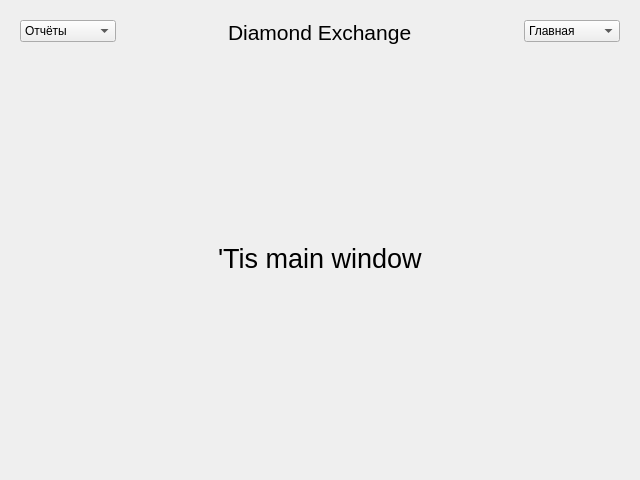
<?xml version="1.0" encoding="UTF-8"?>
<ui version="4.0">
 <class>MainWindow</class>
 <widget class="QWidget" name="MainWindow">
  <property name="geometry">
   <rect>
    <x>0</x>
    <y>0</y>
    <width>640</width>
    <height>480</height>
   </rect>
  </property>
  <property name="windowTitle">
   <string>Form</string>
  </property>
  <layout class="QGridLayout" name="gridLayout_2">
   <item row="0" column="0">
    <widget class="QStackedWidget" name="menus">
     <widget class="QWidget" name="Main">
      <layout class="QGridLayout" name="gridLayout">
       <item row="0" column="1" alignment="Qt::AlignHCenter|Qt::AlignTop">
        <widget class="QLabel" name="label_2">
         <property name="text">
          <string>&lt;html&gt;&lt;head/&gt;&lt;body&gt;&lt;p&gt;&lt;span style=&quot; font-size:16pt;&quot;&gt;Diamond Exchange&lt;/span&gt;&lt;/p&gt;&lt;/body&gt;&lt;/html&gt;</string>
         </property>
        </widget>
       </item>
       <item row="0" column="2" alignment="Qt::AlignRight|Qt::AlignTop">
        <widget class="QComboBox" name="comboBoxPages">
         <item>
          <property name="text">
           <string>Главная</string>
          </property>
         </item>
         <item>
          <property name="text">
           <string>Something1</string>
          </property>
         </item>
         <item>
          <property name="text">
           <string>Something2</string>
          </property>
         </item>
         <item>
          <property name="text">
           <string>Something3</string>
          </property>
         </item>
        </widget>
       </item>
       <item row="0" column="0" alignment="Qt::AlignLeft|Qt::AlignTop">
        <widget class="QComboBox" name="comboBoxReports">
         <item>
          <property name="text">
           <string>Отчёты</string>
          </property>
         </item>
         <item>
          <property name="text">
           <string>Something1</string>
          </property>
         </item>
         <item>
          <property name="text">
           <string>Something2</string>
          </property>
         </item>
        </widget>
       </item>
       <item row="1" column="1" alignment="Qt::AlignHCenter|Qt::AlignTop">
        <widget class="QLabel" name="label">
         <property name="text">
          <string>&lt;html&gt;&lt;head/&gt;&lt;body&gt;&lt;p&gt;&lt;span style=&quot; font-size:20pt;&quot;&gt;'Tis main window&lt;/span&gt;&lt;/p&gt;&lt;/body&gt;&lt;/html&gt;</string>
         </property>
        </widget>
       </item>
      </layout>
     </widget>
    </widget>
   </item>
  </layout>
 </widget>
 <resources/>
 <connections/>
</ui>
